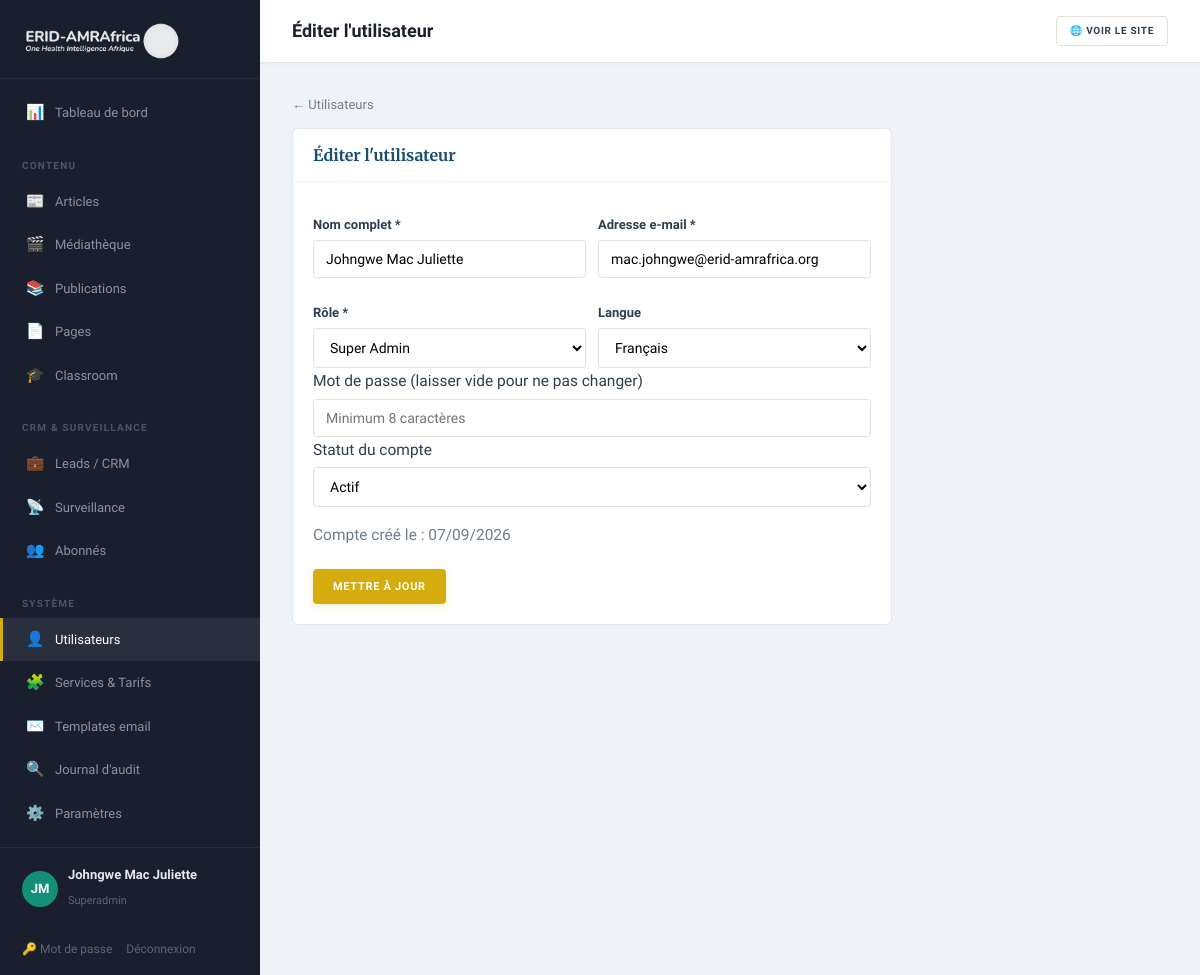
Page /admin/users/1/edit (signed in) on the committed database.
### tables this page shows
CREATE TABLE users (
    id              INT UNSIGNED AUTO_INCREMENT PRIMARY KEY,
    full_name       VARCHAR(150)    NOT NULL,
    email           VARCHAR(190)    NOT NULL UNIQUE,
    password_hash   VARCHAR(255)    NOT NULL,
    role            ENUM('superadmin','editor','consultant','analyst') NOT NULL DEFAULT 'editor',
    locale          ENUM('fr','en') NOT NULL DEFAULT 'fr',
    is_active       TINYINT(1)      NOT NULL DEFAULT 1,
    failed_attempts TINYINT         NOT NULL DEFAULT 0,
    locked_until    DATETIME        NULL,
    last_login_at   DATETIME        NULL,
    created_at      DATETIME        NOT NULL DEFAULT CURRENT_TIMESTAMP,
    updated_at      DATETIME        NOT NULL DEFAULT CURRENT_TIMESTAMP ON UPDATE CURRENT_TIMESTAMP
);

### app/Core/View.php (called while the page is built, shortened)
<?php
final class View
{
    public static function render(string $template, array $data = [], string $layout = 'public'): void
    {
        $root = Config::get('root');
        extract($data, EXTR_SKIP);
        require $root . '/app/Views/' . $template . '.php';
        $content = ob_get_clean();
        require $root . '/app/Views/layouts/' . $layout . '.php';
    }
    public static function e(?string $s): string
    {
        return htmlspecialchars((string) $s, ENT_QUOTES, 'UTF-8');
    }
}

### app/Core/Controller.php (called while the page is built, shortened)
<?php
abstract class Controller
{
    protected function view(string $template, array $data = [], string $layout = 'public'): void
    {
        View::render($template, $data, $layout);
    }
}

### app/Controllers/Admin/UsersController.php (called while the page is built, shortened)
<?php
final class UsersController extends Controller
{
    public function edit(string $id): void
    {
        $user = Database::one('SELECT * FROM users WHERE id = ?', [(int) $id]);
        $this->view('admin/user_form', [
            'title' => 'Éditer l\'utilisateur',
            'user'  => $user,
        ], 'admin');
    }
}

### public/index.php (called while the page is built, shortened)
<?php
spl_autoload_register(function (string $class): void {
    $path = APP_ROOT . '/app/' . str_replace('\\', '/', substr($class, 4)) . '.php';
});
$router = new Router();
$router->dispatch($_SERVER['REQUEST_METHOD'], $_SERVER['REQUEST_URI']);

### app/Core/Config.php (called while the page is built, shortened)
<?php
final class Config
{
    private static array $data = [];
    public static function load(string $root): void
    {
        $env = [];
        self::$data = [
            'app' => [
                'name'   => $env['APP_NAME']   ?? 'ERID-AMRAfrica',
                'env'    => $env['APP_ENV']    ?? 'production',
                'url'    => $env['APP_URL']    ?? 'http://localhost:8080',
                'locale' => $env['APP_LOCALE'] ?? 'fr',
            ],
            'db' => [
                'host' => $env['DB_HOST'] ?? '127.0.0.1',
                'port' => $env['DB_PORT'] ?? '3306',
                'name' => $env['DB_NAME'] ?? 'erid_amrafrica',
                'user' => $env['DB_USER'] ?? 'root',
                'pass' => $env['DB_PASS'] ?? '',
            ],
            'mail' => [
                'from'      => $env['MAIL_FROM'] ?? 'consulting@erid-amrafrica.org',
                'from_name' => $env['MAIL_FROM_NAME'] ?? 'ERID-AMRAfrica',
            ],
            'root' => $root,
        ];
    }
    public static function get(string $key): mixed
    {
        return self::$data[$key] ?? null;
    }
}

### app/Core/Database.php (called while the page is built, shortened)
<?php
final class Database
{
    private static ?PDO $pdo = null;
    public static function pdo(): PDO
    {
        if (self::$pdo === null) {
            $cfg = Config::get('db');
            $dsn = sprintf(
                'mysql:host=%s;port=%s;dbname=%s;charset=utf8mb4',
                $cfg['host'], $cfg['port'], $cfg['name']
            );
            try {
                self::$pdo = new PDO($dsn, $cfg['user'], $cfg['pass'], [
                    PDO::ATTR_ERRMODE            => PDO::ERRMODE_EXCEPTION,
                    PDO::ATTR_DEFAULT_FETCH_MODE => PDO::FETCH_ASSOC,
                    PDO::ATTR_EMULATE_PREPARES   => false,
                    PDO::MYSQL_ATTR_INIT_COMMAND => "SET NAMES utf8mb4 COLLATE utf8mb4_unicode_ci",
                ]);
            } catch (PDOException $e) {
                http_response_code(500);
                exit('Database connection failed.');
            }
        }
        return self::$pdo;
    }
    public static function one(string $sql, array $params = []): ?array
    {
        $stmt = self::pdo()->prepare($sql);
        $stmt->execute($params);
        $row = $stmt->fetch();
        return $row ?: null;
    }
}

### app/Core/Auth.php (called while the page is built, shortened)
<?php
final class Auth
{
    public static function check(): bool
    {
        return true;
    }
    public static function user(): ?array
    {
        return [
            'id'   => $_SESSION['uid'],
            'name' => $_SESSION['uname'],
            'role' => $_SESSION['urole'],
        ];
    }
}

### app/Views/admin/user_form.php (the view, shortened to what this page needs)
<?php
$e = fn($s) => View::e($s);
$u = $user ?? $old ?? [];
$isEdit = !empty($user['id']);
$val = fn($k, $d = '') => $e($u[$k] ?? $d);
?>
<a class="back" href="/admin/users">← Utilisateurs</a>
<div class="panel" style="max-width:600px">
  <h2><?= $isEdit ? 'Éditer l\'utilisateur' : 'Nouvel utilisateur' ?></h2>
  <form method="post" action="<?= $isEdit ? '/admin/users/' . (int)$user['id'] : '/admin/users' ?>">
    <div class="form-grid">
      <label>Nom complet *
        <input type="text" name="full_name" required value="<?= $val('full_name') ?>" placeholder="Dr. Nom Prénom">
      </label>
      <label>Adresse e-mail *
        <input type="email" name="email" required value="<?= $val('email') ?>" placeholder="email@erid-amrafrica.org">
      </label>
      <label>Rôle *
        <select name="role" required>
          <?php foreach (['superadmin' => 'Super Admin', 'editor' => 'Éditeur', 'consultant' => 'Consultant', 'analyst' => 'Analyste'] as $k => $label): ?>
            <option value="<?= $k ?>" <?= ($u['role'] ?? 'consultant') === $k ? 'selected' : '' ?>><?= $e($label) ?></option>
          <?php endforeach; ?>
        </select>
      </label>
      <label>Langue
        <select name="locale">
          <option value="fr" <?= ($u['locale'] ?? 'fr') === 'fr' ? 'selected' : '' ?>>Français</option>
        </select>
      </label>
    </div>
    <label>Mot de passe <?= $isEdit ? '(laisser vide pour ne pas changer)' : '*' ?>
      <input type="password" name="password" minlength="8" <?= $isEdit ? '' : 'required' ?> placeholder="Minimum 8 caractères" autocomplete="new-password">
    </label>
    <?php if ($isEdit): ?>
    <label>Statut du compte
      <select name="is_active">
        <option value="1" <?= ($u['is_active'] ?? 1) ? 'selected' : '' ?>>Actif</option>
      </select>
    </label>
    <?php if (!empty($user['created_at'])): ?>
    <p class="muted small">Compte créé le : <?= $e(date('d/m/Y', strtotime($user['created_at']))) ?></p>
    <?php endif; ?>
    <?php endif; ?>
    <div style="margin-top:20px">
      <button class="btn btn-gold" type="submit"><?= $isEdit ? 'Mettre à jour' : 'Créer l\'utilisateur' ?></button>
    </div>
  </form>
</div>

### app/Core/Router.php (shortened to what this page needs)
<?php
final class Router
{
    private array $routes = ['GET' => [], 'POST' => []];
    public function get(string $path, callable|array $handler): void
    {
        $this->routes['GET'][$this->normalize($path)] = $handler;
    }
    public function post(string $path, callable|array $handler): void
    {
        $this->routes['POST'][$this->normalize($path)] = $handler;
    }
    private function normalize(string $path): string
    {
        return '/' . trim($path, '/');
    }
    public function dispatch(string $method, string $uri): void
    {
        $path = $this->normalize(parse_url($uri, PHP_URL_PATH) ?: '/');
        foreach ($this->routes[$method] ?? [] as $route => $handler) {
            $pattern = '#^' . preg_replace('#\{[a-zA-Z_]+\}#', '([^/]+)', $route) . '$#';
            if (preg_match($pattern, $path, $m)) {
                array_shift($m);
                $this->invoke($handler, $m);
                return;
            }
        }
    }
    private function invoke(callable|array $handler, array $args): void
    {
        if (is_array($handler)) {
            [$class, $method] = $handler;
            (new $class())->{$method}(...$args);
            return;
        }
    }
}

### app/Views/layouts/admin.php (shortened to what this page needs)
<?php
$e = fn($s) => View::e($s);
$u = Auth::user();
$uri = strtok($_SERVER['REQUEST_URI'] ?? '', '?');
$isActive = fn($path) => $uri === $path ? 'active' : '';
$initials = implode('', array_map(fn($w) => mb_strtoupper(mb_substr($w, 0, 1)), explode(' ', $u['name'] ?? 'A')));
?>
<!DOCTYPE html>
<html lang="fr">
<head>
    <link rel="stylesheet" href="/assets/css/app.css">
</head>
<body class="admin">
<aside class="sidebar">
    <div class="sidebar__logo">
        <a href="/admin"><img src="/assets/logo.png" alt="ERID-AMRAfrica" class="sidebar__logo-img"></a>
    </div>
    <nav class="sidebar__nav">
        <a href="/admin" class="sidebar__link <?= $isActive('/admin') ?>">
            <span class="sidebar__icon">📊</span> Tableau de bord
        </a>
        <div class="sidebar__section">Contenu</div>
        <a href="/admin/articles" class="sidebar__link <?= str_starts_with($uri, '/admin/articles') ? 'active' : '' ?>">
            <span class="sidebar__icon">📰</span> Articles
        </a>
        <a href="/admin/media" class="sidebar__link <?= str_starts_with($uri, '/admin/media') ? 'active' : '' ?>">
            <span class="sidebar__icon">🎬</span> Médiathèque
        </a>
        <a href="/admin/publications" class="sidebar__link <?= str_starts_with($uri, '/admin/publications') ? 'active' : '' ?>">
            <span class="sidebar__icon">📚</span> Publications
        </a>
        <a href="/admin/pages" class="sidebar__link <?= str_starts_with($uri, '/admin/pages') ? 'active' : '' ?>">
            <span class="sidebar__icon">📄</span> Pages
        </a>
        <a href="/admin/courses" class="sidebar__link <?= str_starts_with($uri, '/admin/courses') ? 'active' : '' ?>">
            <span class="sidebar__icon">🎓</span> Classroom
        </a>
        <div class="sidebar__section">CRM & Surveillance</div>
        <a href="/admin/leads" class="sidebar__link <?= str_starts_with($uri, '/admin/leads') ? 'active' : '' ?>">
            <span class="sidebar__icon">💼</span> Leads / CRM
        </a>
        <a href="/admin/rumours" class="sidebar__link <?= str_starts_with($uri, '/admin/rumours') ? 'active' : '' ?>">
            <span class="sidebar__icon">📡</span> Surveillance
        </a>
        <a href="/admin/subscribers" class="sidebar__link <?= str_starts_with($uri, '/admin/subscribers') ? 'active' : '' ?>">
            <span class="sidebar__icon">👥</span> Abonnés
        </a>
        <div class="sidebar__section">Système</div>
        <?php if (($_SESSION['urole'] ?? '') === 'superadmin'): ?>
        <a href="/admin/users" class="sidebar__link <?= str_starts_with($uri, '/admin/users') ? 'active' : '' ?>">
            <span class="sidebar__icon">👤</span> Utilisateurs
        </a>
        <?php endif; ?>
        <a href="/admin/services" class="sidebar__link <?= str_starts_with($uri, '/admin/services') ? 'active' : '' ?>">
            <span class="sidebar__icon">🧩</span> Services & Tarifs
        </a>
        <a href="/admin/email-templates" class="sidebar__link <?= str_starts_with($uri, '/admin/email-templates') ? 'active' : '' ?>">
            <span class="sidebar__icon">✉️</span> Templates email
        </a>
        <a href="/admin/audit" class="sidebar__link <?= str_starts_with($uri, '/admin/audit') ? 'active' : '' ?>">
            <span class="sidebar__icon">🔍</span> Journal d'audit
        </a>
        <a href="/admin/settings" class="sidebar__link <?= str_starts_with($uri, '/admin/settings') ? 'active' : '' ?>">
            <span class="sidebar__icon">⚙️</span> Paramètres
        </a>
    </nav>
    <div class="sidebar__user">
        <div class="sidebar__avatar"><?= $e(mb_substr($initials, 0, 2)) ?></div>
        <div class="sidebar__user-info">
            <strong><?= $e($u['name'] ?? '') ?></strong>
            <small><?= $e(ucfirst($u['role'] ?? '')) ?></small>
        </div>
    </div>
    <div class="sidebar__foot">
        <a href="/admin/password">🔑 Mot de passe</a>
        <a href="/admin/logout">Déconnexion</a>
    </div>
</aside>
<div class="admin-main">
    <header class="admin-top">
        <div class="admin-top__left">
            <h1><?= $e($title ?? '') ?></h1>
        </div>
        <div class="admin-top__right">
            <a class="btn btn-ghost sm" href="/" target="_blank">🌐 Voir le site</a>
        </div>
    </header>
    <div class="admin-content"><?= $content ?></div>
</div>
</body>
</html>

### rows in the picture
users: full_name "JM", full_name "Johngwe Mac Juliette", role "Superadmin", shows "Éditer l", email "mac.johngwe@erid-amrafrica.org", role "Super Admin", locale "Français", shows "(laisser vide pour ne pas changer)", is_active "Actif", created_at "07/09/2026", shows "METTRE À JOUR"
